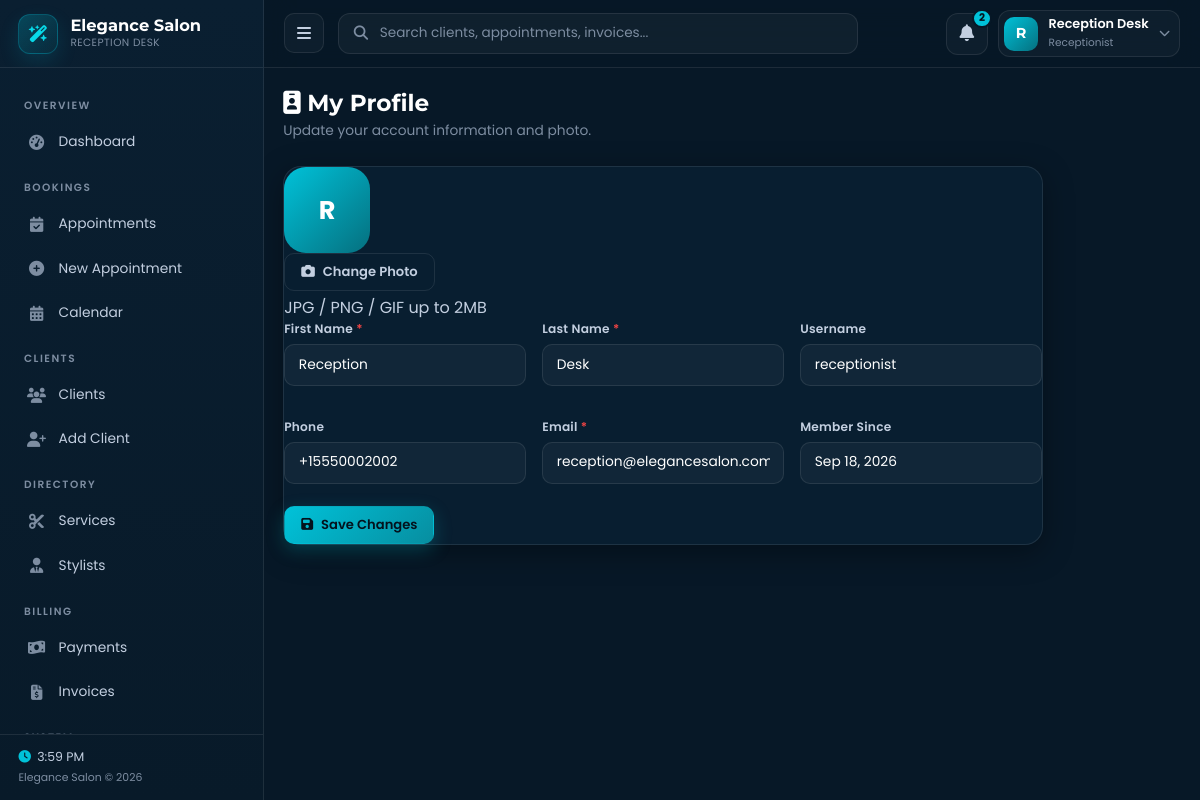
The app's page /user/profile.php (signed in) with its own data.
### tables this page shows
CREATE TABLE `users` (
    `user_id` INT UNSIGNED NOT NULL AUTO_INCREMENT,
    `role_id` INT UNSIGNED NOT NULL,
    `first_name` VARCHAR(100) NOT NULL,
    `last_name` VARCHAR(100) NOT NULL,
    `username` VARCHAR(50) DEFAULT NULL,
    `email` VARCHAR(255) NOT NULL,
    `password` VARCHAR(255) NOT NULL,
    `phone` VARCHAR(20) DEFAULT NULL,
    `avatar` VARCHAR(500) DEFAULT NULL,
    `is_active` TINYINT(1) NOT NULL DEFAULT 1,
    `remember_token` VARCHAR(255) DEFAULT NULL,
    `remember_expires` DATETIME DEFAULT NULL,
    `last_login` TIMESTAMP NULL DEFAULT NULL,
    `created_at` TIMESTAMP NOT NULL DEFAULT CURRENT_TIMESTAMP,
    `updated_at` TIMESTAMP NOT NULL DEFAULT CURRENT_TIMESTAMP ON UPDATE CURRENT_TIMESTAMP,
    PRIMARY KEY (`user_id`),
    UNIQUE KEY `uk_user_email` (`email`),
    UNIQUE KEY `uk_user_username` (`username`),
    UNIQUE KEY `uk_user_remember_token` (`remember_token`),
    KEY `fk_users_role` (`role_id`),
    CONSTRAINT `fk_users_role` FOREIGN KEY (`role_id`) REFERENCES `roles` (`role_id`) ON DELETE RESTRICT ON UPDATE CASCADE
);

CREATE TABLE `roles` (
    `role_id` INT UNSIGNED NOT NULL AUTO_INCREMENT,
    `role_name` VARCHAR(50) NOT NULL,
    `description` VARCHAR(255) DEFAULT NULL,
    `created_at` TIMESTAMP NOT NULL DEFAULT CURRENT_TIMESTAMP,
    `updated_at` TIMESTAMP NOT NULL DEFAULT CURRENT_TIMESTAMP ON UPDATE CURRENT_TIMESTAMP,
    PRIMARY KEY (`role_id`),
    UNIQUE KEY `uk_role_name` (`role_name`)
);

### includes/auth.php (called while the page is built, shortened)
<?php
function getUserById(int $userId): ?array
{
    $db = getDBConnection();
    $stmt = $db->prepare("
        SELECT u.user_id, u.username, u.first_name, u.last_name, u.email, u.phone,
               u.avatar, u.role_id, u.is_active, u.last_login, u.created_at, u.updated_at,
               r.role_name
        FROM users u
        JOIN roles r ON r.role_id = u.role_id
        WHERE u.user_id = :id
        LIMIT 1
    ");
    $stmt->execute([':id' => $userId]);
    $user = $stmt->fetch();
    return $user ?: null;
}
function roleLabel(string $role): string
{
    switch ($role) {
        case 'receptionist': return 'Receptionist';
    }
}

### includes/functions.php (called while the page is built, shortened)
<?php
require_once __DIR__ . '/auth.php';
function sanitize($input) {
    return htmlspecialchars(trim($input), ENT_QUOTES, 'UTF-8');
}
function formatDate($date, $format = 'M d, Y') {
    return date($format, strtotime($date));
}

### user/profile.php (the view, shortened to what this page needs)
<?php
$db = getDBConnection();
$userId = currentUserId();
$stmt = $db->prepare("SELECT user_id, first_name, last_name, username, email, phone, avatar, created_at FROM users WHERE user_id = :id LIMIT 1");
$stmt->execute([':id' => $userId]);
$user = $stmt->fetch();
$old = ['first_name' => $user['first_name'], 'last_name' => $user['last_name'], 'email' => $user['email'], 'phone' => $user['phone']];
?>
<?php require_once __DIR__ . '/includes/header.php'; ?>
<div class="page-header">
    <div>
        <h1 class="page-title"><i class="fas fa-id-badge"></i> My Profile</h1>
        <p class="page-subtitle">Update your account information and photo.</p>
    </div>
</div>
<div class="panel" style="max-width:760px">
    <form method="post" action="" enctype="multipart/form-data" novalidate>
        <div class="profile-avatar-row">
            <div class="cr-avatar lg" style="--size:86px;font-size:1.6rem">
                <?php if ($old['avatar'] ?? $user['avatar']): ?>
                    <img src="<?php echo SITE_URL . '/' . sanitize($old['avatar'] ?? $user['avatar']); ?>" alt="Avatar">
                <?php else: ?>
                    <?php echo strtoupper(mb_substr($user['first_name'], 0, 1)); ?>
                <?php endif; ?>
            </div>
            <div>
                <label class="btn-user btn-outline btn-sm" style="cursor:pointer"><i class="fas fa-camera"></i> Change Photo
                </label>
                <div class="stext muted" style="margin-top:.35rem">JPG / PNG / GIF up to 2MB</div>
            </div>
        </div>
        <div class="form-grid">
            <div class="form-group">
                <label>First Name <span class="req">*</span></label>
                <input type="text" name="first_name" class="form-control-salon" value="<?php echo sanitize($old['first_name']); ?>" required>
            </div>
            <div class="form-group">
                <label>Last Name <span class="req">*</span></label>
                <input type="text" name="last_name" class="form-control-salon" value="<?php echo sanitize($old['last_name']); ?>" required>
            </div>
            <div class="form-group">
                <label>Username</label>
                <input type="text" class="form-control-salon" value="<?php echo sanitize($user['username']); ?>" disabled>
            </div>
            <div class="form-group">
                <label>Phone</label>
                <input type="tel" name="phone" class="form-control-salon" value="<?php echo sanitize($old['phone']); ?>">
            </div>
            <div class="form-group">
                <label>Email <span class="req">*</span></label>
                <input type="email" name="email" class="form-control-salon" value="<?php echo sanitize($old['email']); ?>" required>
            </div>
            <div class="form-group">
                <label>Member Since</label>
                <input type="text" class="form-control-salon" value="<?php echo formatDate($user['created_at'], 'M d, Y'); ?>" disabled>
            </div>
        </div>
        <div class="form-actions">
            <button type="submit" class="btn-user btn-cyan"><i class="fas fa-save"></i> Save Changes</button>
        </div>
    </form>
</div>
<?php require_once __DIR__ . '/includes/footer.php'; ?>

### user/includes/header.php (shortened to what this page needs)
<?php
require_once __DIR__ . '/../../includes/functions.php';
$receptionist = getUserById(currentUserId());
$userName      = trim($receptionist['first_name'] . ' ' . $receptionist['last_name']) ?: 'Receptionist';
$userRoleLabel = roleLabel($receptionist['role_name']);
$userInitial   = strtoupper(mb_substr(trim($receptionist['first_name']), 0, 1)) ?: 'R';
$unreadCount = 0;
try {
    $db = getDBConnection();
    $stmt = $db->prepare("SELECT COUNT(*) AS c FROM notifications WHERE is_read = 0 AND (user_id = :uid OR user_id IS NULL)");
    $stmt->execute([':uid' => $receptionist['user_id']]);
    $unreadCount = (int)$stmt->fetch()['c'];
} catch (PDOException $e) {
    $latestNotifications = [];
}
?>
<!DOCTYPE html>
<html lang="en">
<head>
    <link href="https://cdn.jsdelivr.net/npm/bootstrap@5.3.2/dist/css/bootstrap.min.css" rel="stylesheet">
    <link rel="stylesheet" href="https://cdnjs.cloudflare.com/ajax/libs/font-awesome/6.5.1/css/all.min.css">
    <link rel="stylesheet" href="<?php echo SITE_URL; ?>/user/assets/css/user.css">
</head>
<body class="user-body">
<div class="user-layout">
    <?php require_once __DIR__ . '/sidebar.php'; ?>
    <div class="user-main">
        <header class="user-topbar">
            <div class="topbar-left">
                <button class="topbar-toggle" data-user-toggle aria-label="Toggle sidebar">
                    <i class="fas fa-bars"></i>
                </button>
                <div class="topbar-search" id="globalSearchBox">
                    <i class="fas fa-magnifying-glass"></i>
                    <input type="text" id="globalSearchInput" placeholder="Search clients, appointments, invoices..."
                           autocomplete="off" aria-label="Global search">
                </div>
            </div>
            <div class="topbar-right">
                <div class="dropdown">
                    <button class="topbar-icon-btn" data-bs-toggle="dropdown" aria-expanded="false" aria-label="Notifications">
                        <i class="fas fa-bell"></i>
                        <?php if ($unreadCount > 0): ?>
                        <span class="notif-dot" id="notifDotTop"><?php echo min($unreadCount, 99); ?></span>
                        <?php endif; ?>
                    </button>
                </div>
                <div class="dropdown">
                    <button class="profile-btn" data-bs-toggle="dropdown" aria-expanded="false">
                        <span class="profile-avatar"><?php echo $userInitial; ?></span>
                        <span class="profile-meta">
                            <b><?php echo sanitize($userName); ?></b>
                            <span><?php echo sanitize($userRoleLabel); ?></span>
                        </span>
                        <i class="fas fa-chevron-down"></i>
                    </button>
                </div>
            </div>
        </header>
        <main class="user-content">

### records on screen
users: first_name "R", userName "Reception Desk", role.role_name "Receptionist", first_name "Reception", username "receptionist", created_at "Sep 18, 2026"

### other values on screen
$groupLabel "OVERVIEW"
$item['label'] "Dashboard"
$groupLabel "BOOKINGS"
$item['label'] "Appointments"
$item['label'] "New Appointment"
$item['label'] "Calendar"
$groupLabel "CLIENTS"
$item['label'] "Clients"
$item['label'] "Add Client"
$groupLabel "DIRECTORY"
$item['label'] "Services"
$item['label'] "Stylists"
$groupLabel "BILLING"
$item['label'] "Payments"
$item['label'] "Invoices"
